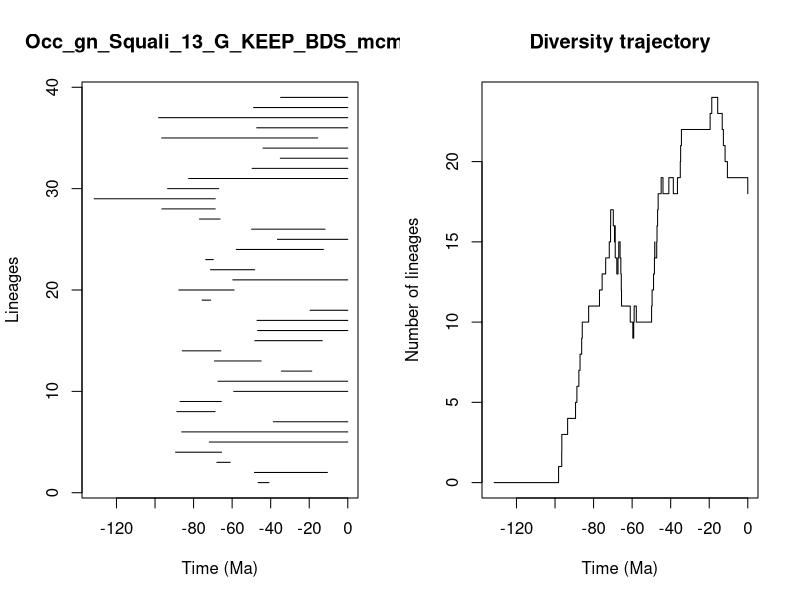

Generate this figure with R:


pdf(file='../Results/Genus/5_MA_bins_EP_FT/pyrate_mcmc_logs/Occ_gn_Squali_13_G_KEEP_BDS_mcmc_LTT.pdf',width=0.6*20, height=0.6*10)
title = "Occ_gn_Squali_13_G_KEEP_BDS_mcmc"
ts=c(46.49104921559759, 48.426926187675726,67.9419191808804,89.35585619147514,71.85342169139373,86.17497184816061,38.62952212732009,88.65036883828041,87.01822241940374,59.17634716832795,67.31336224517119,34.419096075418665,69.14596399881256,85.86859868050578,48.22064919616554,46.789959083519776,47.0895019921051,19.53240056013298,75.55857720815466,87.63320762486735,59.630758396559735,71.19407913910915,73.72195961082691,57.83618165612494,36.48731677291972,49.90785424701673,76.93612652525353,96.46825867747006,131.58144240567762,93.46412017388108,82.55596394046738,49.63391793879768,35.013624052471044,43.98717057341884,96.52408878216417,47.242783862751054,98.15291315250758,48.890625381016875,34.83103473929712)
te=c(40.94249305267873, 10.565729617327731,60.972838857339376,65.50635979539683,0.0,0.0,0.0,68.87593636917092,65.62182093067058,0.0,0.0,18.679067123525055,44.93149358182889,65.85541277341112,13.255838011980485,0.0,0.0,0.0,71.13243578562313,58.95108642956016,0.0,48.271895699114,69.7670924448326,12.656112781761829,0.0,11.775483414874335,66.2448266039216,68.77042697518563,68.76311463107987,66.9437139223676,0.0,0.0,0.0,0.0,15.602706725111313,0.0,0.0,0.0,0.0)
div_traj=c(0, 1,2,3,4,5,6,7,8,9,10,11,12,13,14,15,16,17,16,15,16,15,14,13,14,15,14,13,12,11,10,9,10,11,10,11,12,13,14,15,14,15,16,17,18,19,18,19,18,19,20,21,22,23,24,23,22,21,20,19,18)
time_events=c(131.58144240567762, 98.15291315250758,96.52408878216417,96.46825867747006,93.46412017388108,89.35585619147514,88.65036883828041,87.63320762486735,87.01822241940374,86.17497184816061,85.86859868050578,82.55596394046738,76.93612652525353,75.55857720815466,73.72195961082691,71.85342169139373,71.19407913910915,71.13243578562313,69.7670924448326,69.14596399881256,68.87593636917092,68.77042697518563,68.76311463107987,67.9419191808804,67.31336224517119,66.9437139223676,66.2448266039216,65.85541277341112,65.62182093067058,65.50635979539683,60.972838857339376,59.630758396559735,59.17634716832795,58.95108642956016,57.83618165612494,49.90785424701673,49.63391793879768,48.890625381016875,48.426926187675726,48.271895699114,48.22064919616554,47.242783862751054,47.0895019921051,46.789959083519776,46.49104921559759,44.93149358182889,43.98717057341884,40.94249305267873,38.62952212732009,36.48731677291972,35.013624052471044,34.83103473929712,34.419096075418665,19.53240056013298,18.679067123525055,15.602706725111313,13.255838011980485,12.656112781761829,11.775483414874335,10.565729617327731,0.0)
                par(mfrow=c(1,2))
                L = length(ts)
                plot(ts, 1:L , xlim=c(-max(ts)-1,0), pch=20, type="n", main=title,xlab="Time (Ma)",ylab="Lineages")
                for (i in 1:L){segments(x0=-te[i],y0=i,x1=-ts[i],y1=i)}    
                t = -time_events
                plot(div_traj ~ t,type="s", main = "Diversity trajectory",xlab="Time (Ma)",ylab="Number of lineages",xlim=c(-max(ts)-1,0))
                abline(v=c(65,200,251,367,445),lty=2,col="gray")
                
